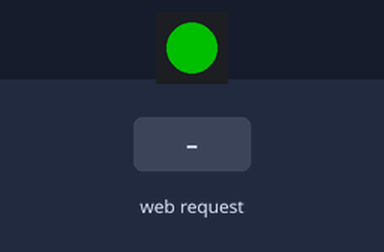
A sketch run on a simulated ESP32-C6. On the bench: 1 RGB LEDs in strip order, left to right. The test bench sets the inputs (shaded band). Dim RGB values are drawn brighter than linear; WiFi joins after 1.5 s; servers stay silent unless stated; what the sketch prints to the serial monitor is not drawn.

Above: at 3.7 s.
3.8 s: HTTP request GET /tetikle received
At 4.6 s:
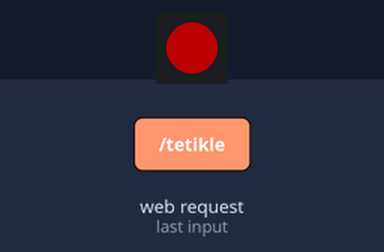
5.3 s: HTTP request GET /sifirla received
At 5.8 s:
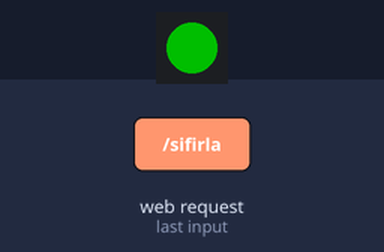
Timing chart, 0 to 8.3 s (numbered marks = the images above; inputs shaded):
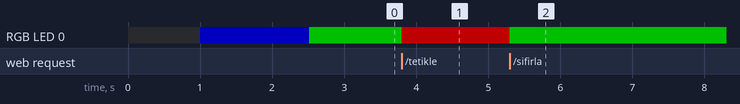

The sketch:

ESP32Station.ino
```cpp
/*
  ESP32-C6 — Station Mode (Connect to Existing Wi-Fi)
  ===================================================
  ESP32 connects to the lab's existing Wi-Fi network.
  PC & ESP32 will be on the same network via the router — they can see each other.

  Usage:
    1. Fill in ssid and password with your lab Wi-Fi credentials
    2. Upload, read IP from Serial Monitor
    3. Update ESP32_IP in python_dinleyici.py with that IP
    4. Create exe, run it
    5. From phone (same Wi-Fi), visit IP address, press button

  Libraries:
    - Arduino IDE -> Board: "ESP32C6 Dev Module"
    - Arduino IDE -> Manage Libraries -> "Adafruit NeoPixel"
*/

#include <WiFi.h>
#include <WebServer.h>
#include <Adafruit_NeoPixel.h>

// ============================================================
// Wi-Fi Credentials — Enter your lab's network info
// ============================================================
const char* ssid     = "FiberHGW_ZTE4FE";
const char* password = "Trabzon61";

// Static IP — adjust based on router subnet (router is usually 192.168.1.1)
IPAddress local_IP(192, 168, 1, 253);
IPAddress gateway(192, 168, 1, 1);
IPAddress subnet(255, 255, 255, 0);
// ============================================================

// ESP32-C6 built-in RGB LED — GPIO 8
#define LED_PIN   8
#define LED_COUNT  1
Adafruit_NeoPixel led(LED_COUNT, LED_PIN, NEO_GRB + NEO_KHZ800);

WebServer server(80);

String durum = "BEKLE";

void ledColor(uint8_t r, uint8_t g, uint8_t b) {
  led.setPixelColor(0, led.Color(r, g, b));
  led.show();
}

// ---- Endpoint: /durum ----
void handleDurum() {
  server.send(200, "text/plain", durum);
}

// ---- Endpoint: /tetikle ----
void handleTetikle() {
  durum = "SIL";
  ledColor(255, 0, 0);
  server.send(200, "text/html",
    "<!DOCTYPE html><html><head><meta charset='UTF-8'>"
    "<meta name='viewport' content='width=device-width, initial-scale=1'>"
    "<style>"
    "body{margin:0;background:#000;color:#ff0000;font-family:'Courier New',monospace;display:flex;align-items:center;justify-content:center;min-height:100vh;}"
    ".box{text-align:center;padding:40px;border:2px solid #ff0000;box-shadow:0 0 30px #ff0000;max-width:500px;}"
    "h1{font-size:2em;text-transform:uppercase;letter-spacing:4px;animation:blink 0.5s step-end infinite;}"
    "p{color:#ff6666;font-size:1em;line-height:1.8;}"
    ".warn{color:#ffff00;font-size:0.85em;margin-top:20px;border-top:1px solid #ff0000;padding-top:15px;}"
    "@keyframes blink{0%,100%{opacity:1;}50%{opacity:0;}}"
    "</style></head>"
    "<body><div class='box'>"
    "<h1>&#9888; SYSTEM FAILURE &#9888;</h1>"
    "<p>[ DELETE COMMAND RECEIVED ]<br>"
    "Target files being destroyed...<br>"
    "Operation cannot be undone.</p>"
    "<p class='warn'>WARNING: This operation has been logged.</p>"
    "</div></body></html>"
  );
  Serial.println("[!] DELETE command sent!");
}

// ---- Endpoint: /sifirla ----
void handleSifirla() {
  durum = "BEKLE";
  ledColor(0, 255, 0);
  server.send(200, "text/html",
    "<!DOCTYPE html><html><head><meta charset='UTF-8'>"
    "<meta name='viewport' content='width=device-width, initial-scale=1'>"
    "<style>"
    "body{margin:0;background:#000;color:#00ff00;font-family:'Courier New',monospace;display:flex;align-items:center;justify-content:center;min-height:100vh;}"
    ".box{text-align:center;padding:40px;border:2px solid #00ff00;box-shadow:0 0 30px #00ff00;max-width:500px;}"
    "h1{font-size:1.8em;letter-spacing:3px;} p{color:#66ff66;}"
    "</style></head>"
    "<body><div class='box'>"
    "<h1>[ SYSTEM RESET ]</h1>"
    "<p>Status: Switched to BEKLE mode.<br>System is ready again.</p>"
    "<p><a href='/' style='color:#00ff00;'>&#8592; Return to Panel</a></p>"
    "</div></body></html>"
  );
  Serial.println("[*] Status reset: BEKLE");
}

// ---- Main Control Panel ----
void handleRoot() {
  String html = "<!DOCTYPE html><html><head><meta charset='UTF-8'>";
  html += "<meta name='viewport' content='width=device-width, initial-scale=1'>";
  html += "<style>";
  html += "body{margin:0;background:#000;color:#00ff00;font-family:'Courier New',monospace;min-height:100vh;display:flex;flex-direction:column;align-items:center;justify-content:center;padding:20px;box-sizing:border-box;}";
  html += ".terminal{border:1px solid #00ff00;padding:30px 40px;max-width:480px;width:100%;box-shadow:0 0 40px #00ff0055;}";
  html += ".title{font-size:1.1em;letter-spacing:6px;text-transform:uppercase;margin-bottom:4px;color:#00ff00;}";
  html += ".subtitle{font-size:0.7em;color:#007700;letter-spacing:3px;margin-bottom:30px;}";
  html += ".status{font-size:0.85em;color:#aaa;margin-bottom:30px;border:1px solid #333;padding:10px;}";
  html += ".status span{color:#ffff00;font-weight:bold;}";
  html += ".btn{display:block;width:100%;padding:16px;margin:10px 0;font-family:'Courier New',monospace;font-size:1em;font-weight:bold;letter-spacing:2px;cursor:pointer;text-decoration:none;text-align:center;box-sizing:border-box;border:none;}";
  html += ".red{background:#8b0000;color:#ff4444;border:1px solid #ff0000;box-shadow:0 0 15px #ff000066;}";
  html += ".red:hover{background:#ff0000;color:#fff;}";
  html += ".dim{background:#0a0a0a;color:#444;border:1px solid #222;font-size:0.8em;}";
  html += ".footer{margin-top:20px;font-size:0.65em;color:#333;letter-spacing:2px;}";
  html += "</style></head>";
  html += "<body><div class='terminal'>";
  html += "<div class='title'>[ CONTROL PANEL ]</div>";
  html += "<div class='subtitle'>ESP32-C6 // REMOTE ACCESS</div>";
  html += "<div class='status'>SYSTEM STATUS: <span>" + durum + "</span></div>";
  html += "<a href='/tetikle' class='btn red'>&gt;&gt; RUN DELETE COMMAND &lt;&lt;</a>";
  html += "<a href='/sifirla' class='btn dim'>[ RESET SYSTEM ]</a>";
  html += "<div class='footer'>UNAUTHORIZED ACCESS PROHIBITED</div>";
  html += "</div></body></html>";
  server.send(200, "text/html", html);
}

void setup() {
  Serial.begin(115200);
  delay(1000);

  led.begin();
  led.setBrightness(80);
  ledColor(0, 0, 255); // Blue — connecting

  Serial.println("\n[*] ESP32-C6 Station Mode Starting...");
  Serial.print("[*] Connecting to Wi-Fi: ");
  Serial.println(ssid);

  if (!WiFi.config(local_IP, gateway, subnet)) {
    Serial.println("[!] Static IP configuration failed, using DHCP.");
  }

  WiFi.begin(ssid, password);

  int attempts = 0;
  while (WiFi.status() != WL_CONNECTED) {
    delay(500);
    Serial.print(".");
    attempts++;
    if (attempts > 30) {
      ledColor(255, 50, 0); // Orange — connection error
      Serial.println("\n[ERROR] Wi-Fi connection failed!");
      return;
    }
  }

  ledColor(0, 255, 0); // Green — ready
  Serial.println("\n[✓] Wi-Fi connected!");
  Serial.print("[✓] IP Address: ");
  Serial.println(WiFi.localIP());
  Serial.println("[*] Connect your phone to the same Wi-Fi, visit this IP in browser.\n");

  server.on("/",        handleRoot);
  server.on("/durum",   handleDurum);
  server.on("/tetikle", handleTetikle);
  server.on("/sifirla", handleSifirla);

  server.begin();
  Serial.println("[✓] Web server started. Ready!\n");
}

void loop() {
  server.handleClient();
}
```

Measured:
- after the input at 3.8 s, RGB LED 0: RGB(0, 80, 0) → RGB(80, 0, 0) at once
- after the input at 5.3 s, RGB LED 0: RGB(80, 0, 0) → RGB(0, 80, 0) at once
